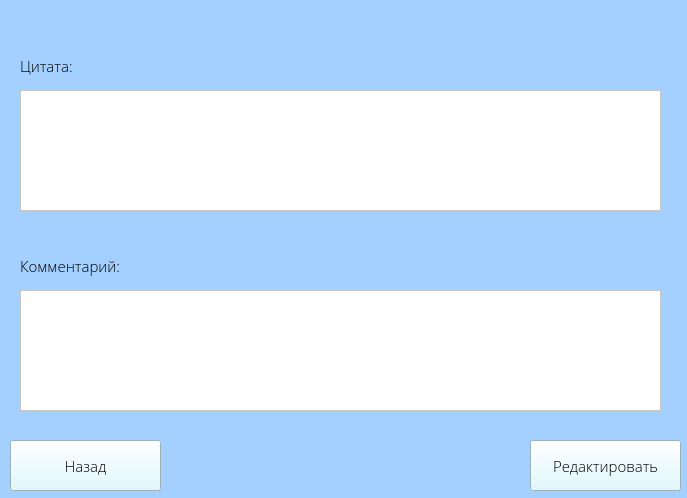
<?xml version="1.0" encoding="UTF-8"?>
<ui version="4.0">
 <class>Form</class>
 <widget class="QWidget" name="Form">
  <property name="geometry">
   <rect>
    <x>0</x>
    <y>0</y>
    <width>687</width>
    <height>498</height>
   </rect>
  </property>
  <property name="windowTitle">
   <string>Form</string>
  </property>
  <property name="styleSheet">
   <string notr="true">background-color: rgb(164, 208, 255);</string>
  </property>
  <widget class="QPlainTextEdit" name="quote_le">
   <property name="geometry">
    <rect>
     <x>20</x>
     <y>90</y>
     <width>641</width>
     <height>121</height>
    </rect>
   </property>
   <property name="font">
    <font>
     <family>Open Sans Light</family>
     <pointsize>11</pointsize>
    </font>
   </property>
   <property name="styleSheet">
    <string notr="true">background-color: rgb(255, 255, 255);</string>
   </property>
  </widget>
  <widget class="QPlainTextEdit" name="comment_le">
   <property name="geometry">
    <rect>
     <x>20</x>
     <y>290</y>
     <width>641</width>
     <height>121</height>
    </rect>
   </property>
   <property name="font">
    <font>
     <family>Open Sans Light</family>
     <pointsize>11</pointsize>
    </font>
   </property>
   <property name="styleSheet">
    <string notr="true">background-color: rgb(255, 255, 255);</string>
   </property>
  </widget>
  <widget class="QLabel" name="label">
   <property name="geometry">
    <rect>
     <x>20</x>
     <y>50</y>
     <width>111</width>
     <height>31</height>
    </rect>
   </property>
   <property name="font">
    <font>
     <family>Open Sans Light</family>
     <pointsize>11</pointsize>
    </font>
   </property>
   <property name="text">
    <string>Цитата:</string>
   </property>
  </widget>
  <widget class="QLabel" name="label_2">
   <property name="geometry">
    <rect>
     <x>20</x>
     <y>250</y>
     <width>111</width>
     <height>31</height>
    </rect>
   </property>
   <property name="font">
    <font>
     <family>Open Sans Light</family>
     <pointsize>11</pointsize>
    </font>
   </property>
   <property name="text">
    <string>Комментарий:</string>
   </property>
  </widget>
  <widget class="QPushButton" name="edit_btn">
   <property name="geometry">
    <rect>
     <x>530</x>
     <y>440</y>
     <width>151</width>
     <height>51</height>
    </rect>
   </property>
   <property name="font">
    <font>
     <family>Open Sans Light</family>
     <pointsize>11</pointsize>
    </font>
   </property>
   <property name="styleSheet">
    <string notr="true">background-color: rgb(216, 248, 255);</string>
   </property>
   <property name="text">
    <string>Редактировать</string>
   </property>
  </widget>
  <widget class="QPushButton" name="back_btn">
   <property name="geometry">
    <rect>
     <x>10</x>
     <y>440</y>
     <width>151</width>
     <height>51</height>
    </rect>
   </property>
   <property name="font">
    <font>
     <family>Open Sans Light</family>
     <pointsize>11</pointsize>
    </font>
   </property>
   <property name="styleSheet">
    <string notr="true">background-color: rgb(216, 248, 255);</string>
   </property>
   <property name="text">
    <string>Назад</string>
   </property>
  </widget>
 </widget>
 <resources/>
 <connections/>
</ui>
